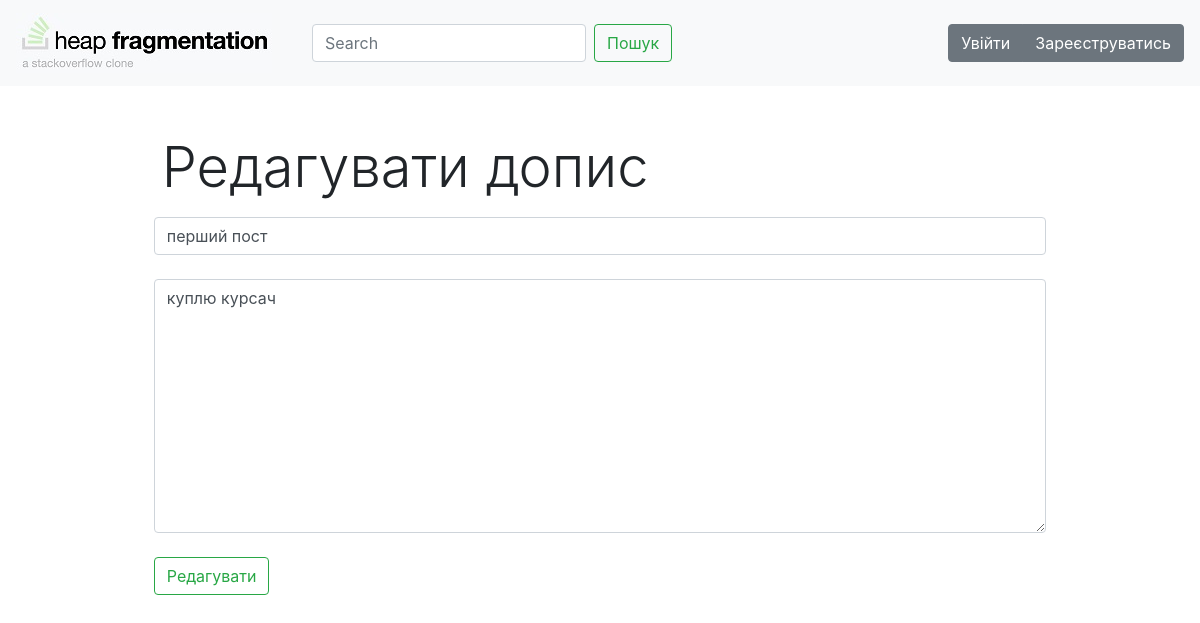
The page /edit/1 on the database as committed earlier.
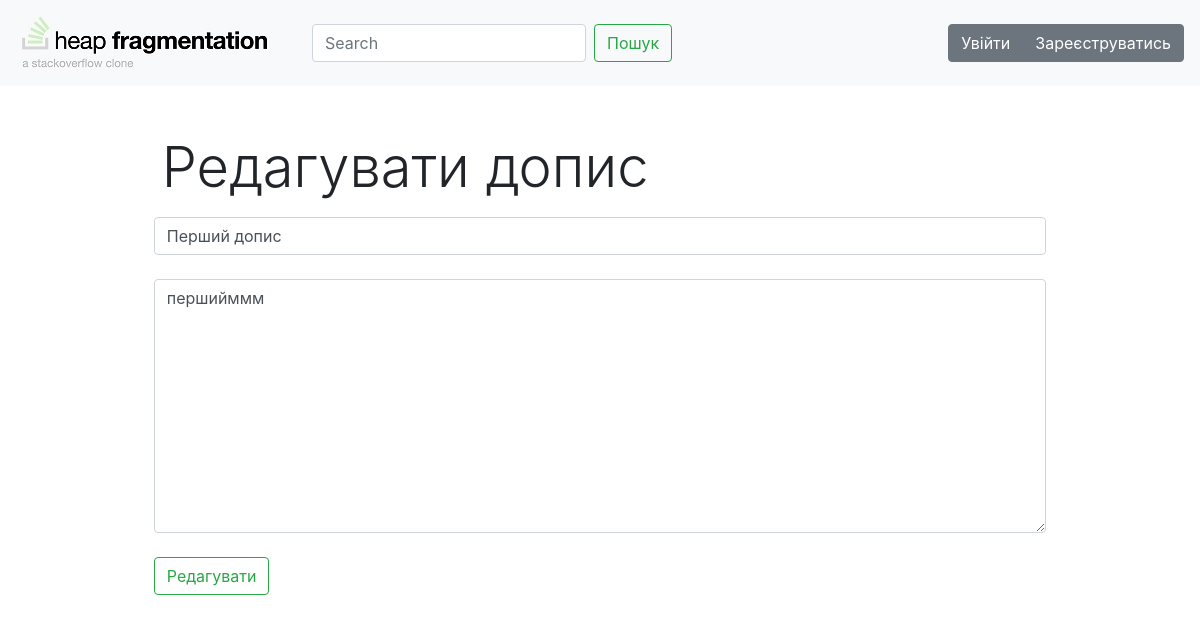
The same page on the database as committed later.
### advice_app/models.py (models this page shows, shortened)
class Post(models.Model):
    title = models.CharField("Заголовок", max_length=50)
    question = models.TextField("Питання")
    author = models.ForeignKey(MyUser, on_delete=models.CASCADE)
    isClosed = models.BooleanField("Cтатус", default=0)
    date = models.DateField(auto_now=True)

### advice_app/views.py (the view)
# urls.py: path('edit/<int:pk>', views.EditPost.as_view(), name='edit'),
class EditPost(UpdateView):
    model = Post
    form_class = PostForm
    template_name = 'advice_app/edit.html'

### advice_app/forms.py
class PostForm(ModelForm):
    class Meta:
        model = Post
        fields = ["title", "question"]
        widgets ={
            "title": TextInput(attrs={'placeholder': 'Введіть заголовок', 'class': 'form-control'}),
            "question": Textarea(attrs={'placeholder': 'Введіть питання', 'class': 'form-control'})
        }

### advice_app/templates/advice_app/edit.html (shortened to what this page needs)
{% extends 'advice_app/base.html' %}
{% block content %}
    <div class="row justify-content-center">
    <div class="col-xl-9">
    <h1 class="display-4 mx-2 my-3 mt-5">Редагувати допис</h1>
    <form method="post" class="post-form">
        {{ form.title }}<br>
        {{ form.question }}<br>
        <button type="submit" class="btn btn-outline-success">Редагувати</button><br>
    </form>
    </div>
    </div>
{% endblock %}

Rows that differ between the two databases and show on the page:
changed Post: title "перший пост" → "Перший допис"; question "куплю курсач" → "першийммм"
